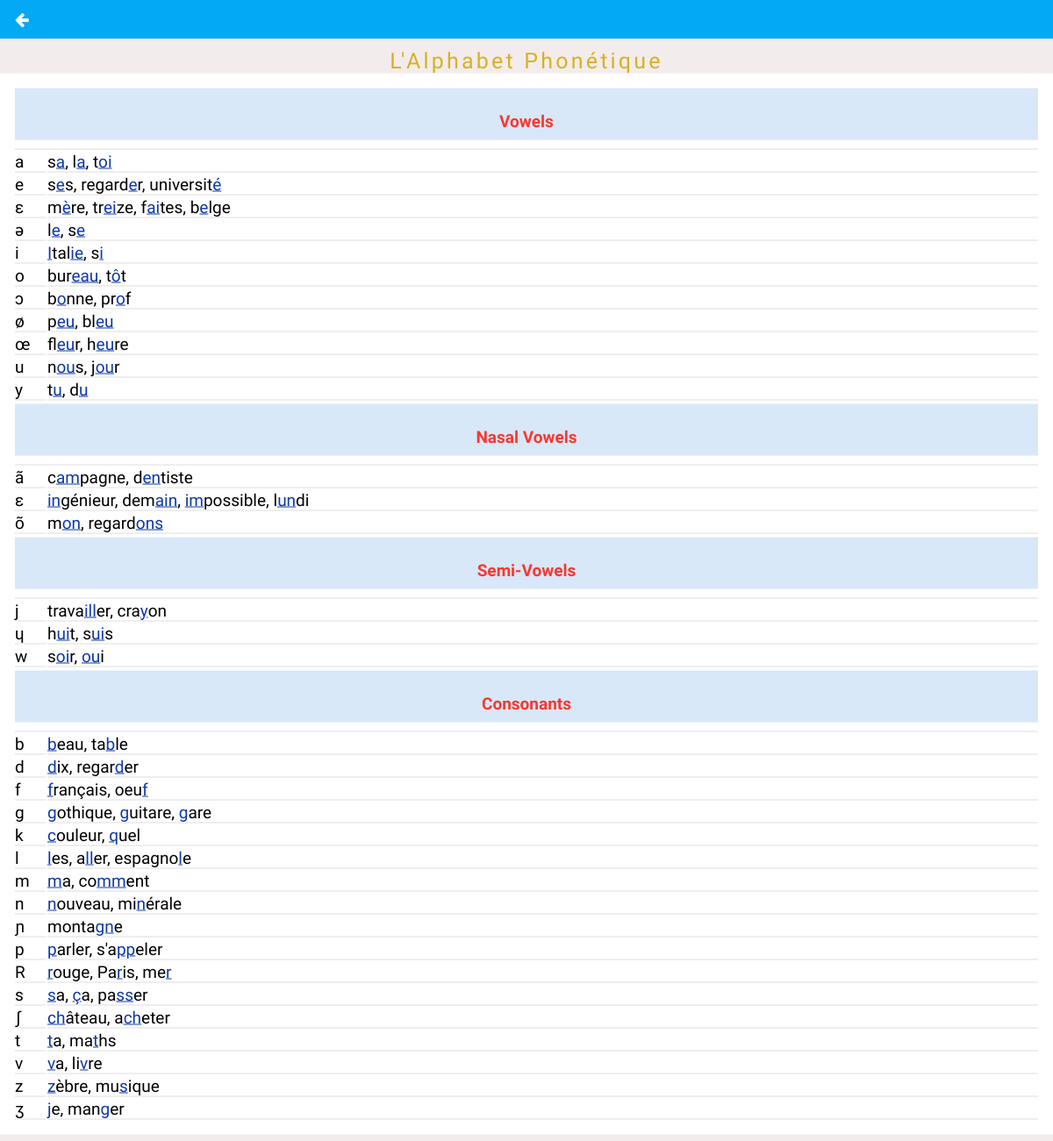
/page/page.lesson.php?id_Lesson=GR001, run on the app's committed database.
### tables this page shows
CREATE TABLE IF NOT EXISTS `fr_post` (
  `id_post` int(50) NOT NULL AUTO_INCREMENT,
  `article` longtext NOT NULL,
  `id_Lesson` varchar(50) NOT NULL,
  PRIMARY KEY (`id_post`),
  UNIQUE KEY `id_Lesson_3` (`id_Lesson`),
  KEY `id_Lesson` (`id_Lesson`),
  KEY `id_Lesson_2` (`id_Lesson`)
);

CREATE TABLE IF NOT EXISTS `fr_lesson_cat` (
  `id_Lesson` varchar(50) NOT NULL,
  `lesson_title` varchar(100) NOT NULL,
  `id_cat` varchar(50) NOT NULL,
  PRIMARY KEY (`id_Lesson`),
  KEY `id_cat` (`id_cat`)
);

### page/page.lesson.php (the view, shortened to what this page needs)
<?php
    $jsondata = file_get_contents("../config/listing.json");
    $json = json_decode($jsondata,true);
?>
<html>
  <head>
    <?php
      foreach ($json['css'] as $css) {
        echo '<link rel="stylesheet" type="text/css" href="../css/'.$css['name'].'" />';
      }
    ?>
  </head>
  <body id="content" class="lessonarticle disableScroll">
    <div id="menu-nav" class="ftz-pop-in-full type1" style="top: 0; max-height: 99999px; background: #F3ECEC;">
      <a href="javascript:history.go(-1);"; style="display: block; height: 44px; background: #03A9F5; margin-bottom: 10px; position: relative; z-index: 1;"><div class="menu-button circleBtn ftz-pop-out-full"><i class="fa fa-arrow-left"></i></div></a>
        <ul style="top: 50%; min-height: 100%; padding: 50px 0 12px; margin-top: -50px;">
          <?php
            $id_Lesson = $_GET["id_Lesson"];
            $query = mysql_query("SELECT fr_lesson_cat.*, fr_post.* FROM fr_lesson_cat INNER JOIN fr_post ON fr_lesson_cat.id_Lesson = fr_post.id_Lesson WHERE fr_post.id_Lesson='$id_Lesson'") or die(mysql_error());
            if (mysql_num_rows($query) == 0) {
              echo '<p style="text-align: center; color: #fff;">Sorry, No Data Available</center>';
            }
            else {
              while($data_les = mysql_fetch_assoc($query)){
                echo '<li style="text-align: center;"><a class="inner-content green bold" style="padding: 0;"><span class="spkFr" style="font-size: 25px;">'. $data_les['lesson_title'] .'</span></a></li>';
                echo '<li><a class="inner-content" style="letter-spacing: normal; color: #000; background: #fff;">'. $data_les['article'] .'</a></li>';
              }
            }
          ?>
        </ul>
    </div>
  </body>
</html>

### css/style.css (style rules this page uses)
* { -webkit-tap-highlight-color: rgba(0, 0, 0, 0); }
a { text-decoration: none; outline: none; }
body { font-family: 'Noto Sans', sans-serif; left: 0; overflow: hidden; }
html, body { height: 100%; }
ul { list-style: none; }
* { margin: 0; padding: 0; box-sizing: border-box; -webkit-appearance: none; transition: .3s all; -moz-user-select: none; -khtml-user-select: none; -webkit-user-select: none; user-select: none; }
.blue { color: #0e39a9; }
.green { color: #8DC63F; }
.bold { font-weight: bold; }
.underlined { text-decoration: underline; }
.content-sub-tit { text-align: center !important; display: block; padding: 26px 0 10px; color: #F9372F; background: #D8E8F9; margin-bottom: 10px; }
.lessonarticle ul { margin-left: 0; }
#categoryLes .circleBtn, #content .circleBtn { border: 0px; }
#content td { border-bottom: 1px solid #ddd; }
.circleBtn { color: #fff; border: 2px solid #fff; display: block; text-align: center; height: 30px; width: 30px; border-radius: 50%; font-size: 1.155rem; padding-top: 4px; z-index: 10; }
.ftz-pop-in-full { position: fixed; display: block; width: 100%; height: 100%; top: -1480px; left: 0; background: rgba(37,41,50,.97); overflow: hidden; max-height: 0; transition: .5s all; }
#menu-nav ul { position: relative; top: 50%; left: 50%; transform: translate(-50%, -50%); max-height: 81%; overflow-y: scroll; }
#menu-nav li a { padding: 15px; display: block; text-align: center; color: #d6b220; font-size: 1rem; letter-spacing: .2em; font-family: "Open Sans Condensed",sans-serif; font-weight: normal; }
#menu-nav .menu-button, #menu-nav2 .menu-button { position: absolute; top: 10px; left: 10px; }

### page/page.lesson.php (style rules this page uses)
#menu-nav li a.inner-content, #menu-nav li a.inner-content * { font-size:; font-family: 'Khand', sans-serif; text-align: inherit; }

### data on the page
fr_post: id_Lesson.lesson_title "L'Alphabet Phonétique", article "Vowels a s a , l a , t oi e s e s, regard e r, universit é ɛ m è re, tr ei ze, f ai tes, b e lge ə l e , s e i I tal ie , s i o bur eau , t ô t ɔ b o nne, pr o f ø p eu , bl eu œ fl eu r, h eu re u n ou s, j ou r y t u , d u Nasal Vowels ã c am pagne, d en tiste ɛ in génieur, dem ain , im possible, l un di õ m on , regard ons Semi-Vowels j trava ill er, cra y on ɥ h ui t, s ui s w s oi r, ou i Consonants b b eau, ta b le d d ix, regar d er f f rançais, oeu f g g othique, g uitare, g are k c ouleur, q uel l l es, a ll er, espagno l e m m a, co mm ent n n ouveau, mi n érale ɲ monta gn e p p arler, s'a pp eler R r ouge, Pa r is, me r s s a, ç a, pa ss er ʃ ch âteau, a ch eter t t a, ma t hs v…"
